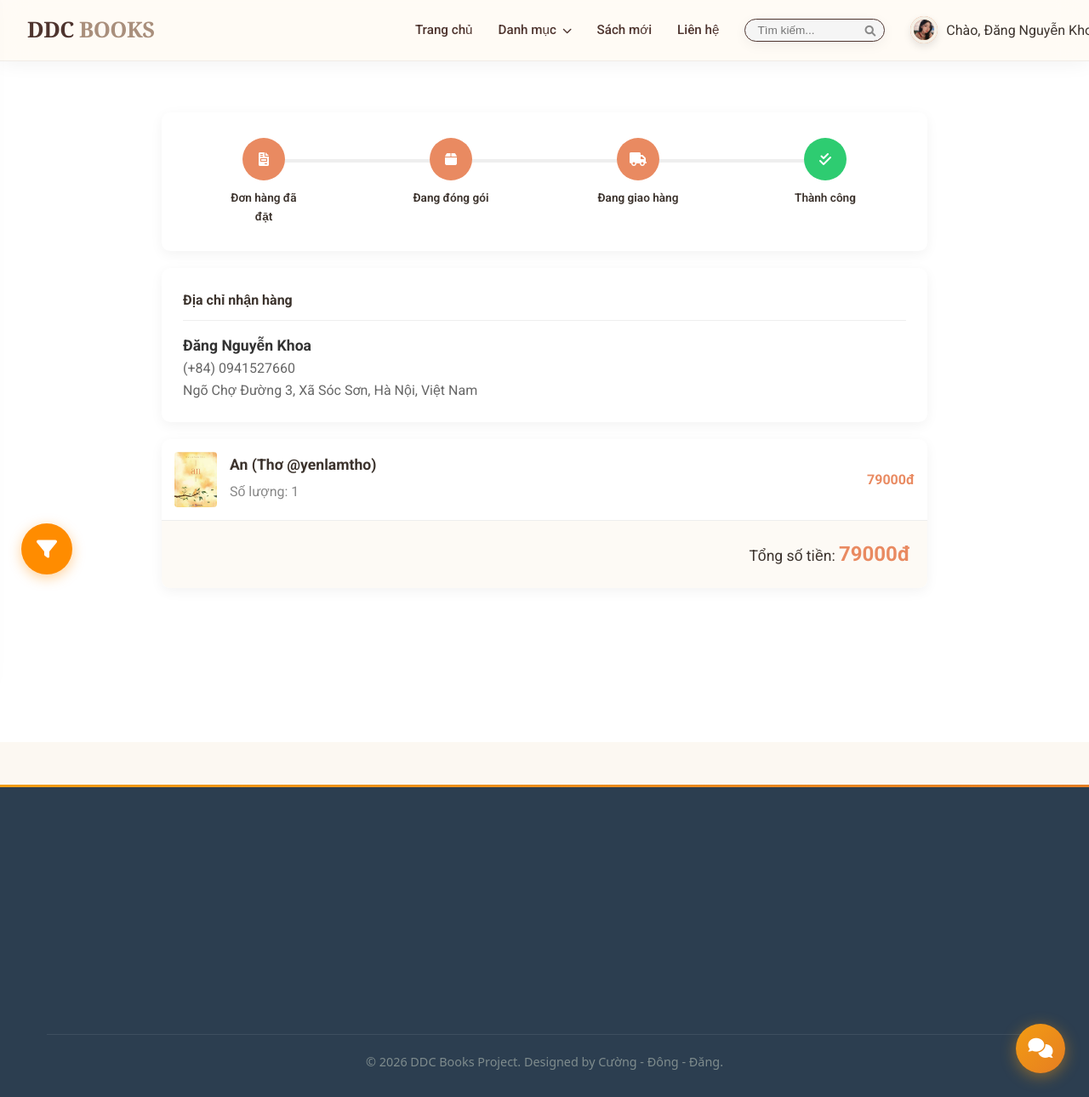
The page /order-tracking/12/ (signed in) on the database its author committed.
### app/models.py (models this page shows, shortened)
class Profile(models.Model):
    user = models.OneToOneField(User, on_delete=models.CASCADE, related_name='profile')
    avatar = models.ImageField(default='default.jpg', upload_to='profile_pics')
    phone = models.CharField(max_length=15, blank=True)
    address = models.TextField(blank=True, null=True)

class Order(models.Model):
    STATUS_CHOICES = (
        ('Pending', 'Chờ xử lý'),
        ('Processing', 'Đang đóng gói'),
        ('Shipped', 'Đang giao'),
        ('Delivered', 'Đã nhận hàng'),
        ('Cancelled', 'Đã hủy'),
    )
    user = models.ForeignKey(User, on_delete=models.CASCADE)
    full_name = models.CharField(max_length=255)
    phone = models.CharField(max_length=20)
    address = models.TextField()
    total_price = models.DecimalField(max_digits=12, decimal_places=0)
    created_at = models.DateTimeField(auto_now_add=True)
    status = models.CharField(max_length=20, choices=STATUS_CHOICES, default='Pending')
    shipping_unit = models.CharField(max_length=50, blank=True, null=True)

class OrderItem(models.Model):
    order = models.ForeignKey(Order, related_name='items', on_delete=models.CASCADE)
    book = models.ForeignKey(Book, on_delete=models.CASCADE)
    quantity = models.IntegerField(default=1)
    price = models.DecimalField(max_digits=12, decimal_places=0) # Lưu giá tại thời điểm mua

class Book(models.Model):
    title = models.CharField(max_length=200)
    author = models.CharField(max_length=100)
    price = models.DecimalField(max_digits=10, decimal_places=0)
    category = models.ForeignKey(Category, on_delete=models.SET_NULL, null=True, related_name='books')
    stock = models.IntegerField(default=0)
    release_date = models.DateField(default=timezone.now)
    wishlist = models.ManyToManyField(User, related_name="favorite_books", blank=True)
    description = models.TextField(blank=True, null=True)
    image = models.ImageField(upload_to='books/', blank=True, null=True)

### app/views.py (the view)
# urls.py: path('order-tracking/<int:order_id>/', views.order_tracking, name='order_tracking'),
@login_required
def order_tracking(request, order_id):
    order = get_object_or_404(Order, id=order_id, user=request.user)
    order_items = order.items.all()
    context = {
        'order': order,
        'order_items': order_items,
    }
    return render(request, 'app/order_tracking.html', context)

### app/context_processors.py (called while the page is built)
def categories_processor(request):
    return {
        'categories': Category.objects.all()
    }

### app/templates/app/order_tracking.html (shortened to what this page needs)
{% extends 'app/base.html' %}
{% block content %}
<div class="container" style="margin-top: 40px; margin-bottom: 60px; max-width: 900px;">
    <div style="background: white; padding: 30px; border-radius: 10px; box-shadow: 0 4px 15px rgba(0,0,0,0.05); margin-bottom: 20px;">
        <div style="display: flex; justify-content: space-between; position: relative; padding: 0 40px;">
            <div style="position: absolute; top: 25px; left: 80px; right: 80px; height: 4px; background: #eee; z-index: 1;"></div>
            {% with s=order.status %}
            <div style="z-index: 2; text-align: center; width: 100px;">
                <div style="width: 50px; height: 50px; border-radius: 50%; margin: 0 auto 10px; display: flex; align-items: center; justify-content: center;
                    background: {% if s != 'Cancelled' %}var(--primary){% else %}#eee{% endif %}; color: white;">
                    <i class="fas fa-file-invoice"></i>
                </div>
                <div style="font-size: 0.85rem; font-weight: 600;">Đơn hàng đã đặt</div>
            </div>
            <div style="z-index: 2; text-align: center; width: 100px;">
                <div style="width: 50px; height: 50px; border-radius: 50%; margin: 0 auto 10px; display: flex; align-items: center; justify-content: center;
                    background: {% if s == 'Processing' or s == 'Shipped' or s == 'Received' %}var(--primary){% else %}#eee{% endif %}; color: white;">
                    <i class="fas fa-box"></i>
                </div>
                <div style="font-size: 0.85rem; font-weight: 600;">Đang đóng gói</div>
            </div>
            <div style="z-index: 2; text-align: center; width: 100px;">
                <div style="width: 50px; height: 50px; border-radius: 50%; margin: 0 auto 10px; display: flex; align-items: center; justify-content: center;
                    background: {% if s == 'Shipped' or s == 'Received' %}var(--primary){% else %}#eee{% endif %}; color: white;">
                    <i class="fas fa-truck"></i>
                </div>
                <div style="font-size: 0.85rem; font-weight: 600;">Đang giao hàng</div>
            </div>
            <div style="z-index: 2; text-align: center; width: 100px;">
                <div style="width: 50px; height: 50px; border-radius: 50%; margin: 0 auto 10px; display: flex; align-items: center; justify-content: center;
                    background: {% if s == 'Received' %}#2ecc71{% else %}#eee{% endif %}; color: white;">
                    <i class="fas fa-check-double"></i>
                </div>
                <div style="font-size: 0.85rem; font-weight: 600;">Thành công</div>
            </div>
            {% endwith %}
        </div>
    </div>
    <div style="background: white; padding: 25px; border-radius: 10px; box-shadow: 0 4px 15px rgba(0,0,0,0.05); margin-bottom: 20px;">
        <h4 style="border-bottom: 1px solid #eee; padding-bottom: 10px; margin-bottom: 15px;">Địa chỉ nhận hàng</h4>
        <div style="color: #333;">
            <strong style="font-size: 1.1rem;">{{ order.full_name }}</strong><br>
            <span style="color: #666;">(+84) {{ order.phone }}</span><br>
            <span style="color: #666;">{{ order.address }}</span>
        </div>
    </div>
    <div style="background: white; border-radius: 10px; box-shadow: 0 4px 15px rgba(0,0,0,0.05); overflow: hidden;">
        {% for item in order_items %}
        <div style="display: flex; padding: 15px; border-bottom: 1px solid #eee; align-items: center;">
            <img src="{% if item.book.image %}{{ item.book.image.url }}{% else %}/static/images/default-book.png{% endif %}"
     style="width: 50px; height: 65px; object-fit: cover; border-radius: 4px;"
     alt="{{ item.book.title }}">
            <div style="flex: 1; padding-left: 15px;">
                <h5 style="margin: 0; font-size: 1.1rem;">{{ item.book.title }}</h5>
                <p style="margin: 5px 0; color: #888;">Số lượng: {{ item.quantity }}</p>
            </div>
            <div style="font-weight: bold; color: var(--primary);">{{ item.price }}đ</div>
        </div>
        {% endfor %}
        <div style="padding: 20px; text-align: right; background: #fdfaf5;">
            <span style="font-size: 1.1rem;">Tổng số tiền: </span>
            <span style="font-size: 1.5rem; font-weight: bold; color: var(--primary);">{{ order.total_price }}đ</span>
        </div>
    </div>
</div>
{% endblock %}

### app/templates/app/base.html (shortened to what this page needs)
{% load static %}
<!DOCTYPE html>
<html lang="vi">
  <head>
    <link rel="stylesheet" href="https://cdnjs.cloudflare.com/ajax/libs/font-awesome/6.0.0/css/all.min.css" />
    <link rel="stylesheet" href="{% static 'app/css/style.css' %}?v={% now 'U' %}" />
    <link rel="stylesheet" href="https://cdnjs.cloudflare.com/ajax/libs/animate.css/4.1.1/animate.min.css" />
  </head>
  <body>
    <header>
    <div class="container header-flex">
        <a href="{% url 'home' %}" class="logo">DDC <span>BOOKS</span></a>
        <nav>
            <ul class="menu-links">
                <li>
                    <a href="{% url 'home' %}">Trang chủ</a>
                </li>
                <li class="dropdown">
                    <a href="#">Danh mục <i class="fas fa-chevron-down" style="font-size: 0.7rem; margin-left: 4px;"></i></a>
                </li>
                <li>
                    <a href="{% url 'home' %}?filter=new" style="{% if request.GET.filter == 'new' %}color: var(--primary); font-weight: bold;{% endif %}">Sách mới</a>
                </li>
                {% if user.is_staff %}
                <li class="dropdown">
                    <a href="#" style="color: #d35400; font-weight: bold;">
                        <i class="fas fa-user-shield"></i> QUẢN TRỊ <i class="fas fa-chevron-down" style="font-size: 0.7rem;"></i>
                    </a>
                    <ul class="submenu">
                        <li>
                            <a href="{% url 'manage_orders' %}">
                                <i class="fas fa-clipboard-list"></i> Quản lý đơn hàng
                            </a>
                        </li>
                        <li>
                            <a href="{% url 'staff_book_list' %}">
                                <i class="fas fa-edit"></i> Quản lý kho sách
                            </a>
                        </li>
                    </ul>
                </li>
                {% else %}
                <li>
                    <a href="#">Liên hệ</a>
                </li>
                {% endif %}
                <li class="header-search-item">
                    <form action="{% url 'home' %}" method="GET" class="header-search-box">
                        <div class="search-wrapper">
                            <input type="text" name="q" placeholder="Tìm kiếm..." value="{{ request.GET.q|default:'' }}">
                            <button type="submit"><i class="fas fa-search"></i></button>
                        </div>
                    </form>
                </li>
            </ul>
            <div class="auth-box">
                {% if user.is_authenticated %}
                <div class="user-dropdown">
                    <div class="avatar-small">
                        <img src="{{ user.profile.avatar.url }}" alt="Avatar" style="width: 100%; height: 100%; border-radius: 50%; object-fit: cover; border: 4px solid var(--beige); box-shadow: 0 4px 10px rgba(0,0,0,0.1);" />
                    </div>
                    <span>Chào, {{ user.first_name }}</span>
                </div>
                {% else %}
                <div class="log_sign-group">
                    <span class="nav-slider"></span>
                    <a href="{% url 'signup' %}" class="auth-link" id="link-signup">Đăng ký</a>
                    <a href="{% url 'login' %}" class="auth-link" id="link-login">Đăng nhập</a>
                </div>
                {% endif %}
            </div>
        </nav>
    </div>
</header>
   <main>
    <div class="content-wrapper" style="background-color: #ffffff; min-height: 100vh;">
        <div class="container" style="max-width: 1300px; margin: 0 auto; padding: 20px 15px;">
            <div style="display: flex; gap: 30px; align-items: flex-start;">
              {% block sidebar %}
<button type="button" class="btn-filter-floating" onclick="toggleDrawer()">
    <i class="fas fa-filter"></i>
</button>
{% endblock sidebar %}
                <div style="flex-grow: 1;">
                    <div class="main-books-content" style="margin-bottom: 50px;">
                        {% block content %}
                        {% endblock %}
                    </div>
                </div>
            </div>
        </div>
    </div>
</main>
    <footer style="background-color: #2c3e50; color: #ecf0f1; padding: 60px 0 30px; margin-top: 50px; font-family: 'Segoe UI', Tahoma, Geneva, Verdana, sans-serif;">
    <div class="container" style="max-width: 1200px; margin: 0 auto; padding: 0 15px;">
        <div style="display: grid; grid-template-columns: repeat(auto-fit, minmax(250px, 1fr)); gap: 40px;">
        </div>
        <hr style="border: 0; border-top: 1px solid #3e4f5f; margin: 40px 0 20px;">
        <div style="text-align: center; color: #7f8c8d; font-size: 0.9rem;">
            <p>&copy; 2026 DDC Books Project. Designed by Cường - Đông - Đăng.</p>
        </div>
    </div>
</footer>
  {% if user.is_authenticated %}
  <button id="chat-bubble-btn" onclick="chatToggle()" title="Chat hỗ trợ">
    <i class="fas {% if user.is_staff %}fa-headset{% else %}fa-comments{% endif %}" id="chat-bubble-icon"></i>
  </button>
  {% endif %}
  </body>
</html>

### app/static/app/css/style.css (style rules this page uses)
:root { --primary: #E98A61; --dark-brown: #4E342E; --beige: #F5F0E6; --white-warm: #FCF8F2; --text: #3C332D; }
* { margin: 0; padding: 0; box-sizing: border-box; }
body { font-family: 'Roboto', sans-serif; background: var(--white-warm); color: var(--text); line-height: 1.6; }
.container { max-width: 1400px; margin: auto; width: 95%; }
header { background: var(--beige); padding: 15px 0; border-bottom: 1px solid #E0D7C6; position: sticky; top: 0; z-index: 1000; }
.header-flex { display: flex; justify-content: space-between; align-items: center; }
.logo { font-family: 'Playfair Display', serif; font-size: 1.6rem; text-decoration: none; color: var(--dark-brown) !important; font-weight: 700; }
.logo span { color: #A98F7C; }
nav { display: flex; align-items: center; gap: 40px; }
.menu-links { display: flex; list-style: none; gap: 30px; }
.menu-links a { text-decoration: none; color: var(--dark-brown); font-size: 0.95rem; transition: 0.3s; font-weight: 500; }
.user-dropdown { position: relative; display: flex; align-items: center; gap: 10px; cursor: pointer; }
.avatar-small { width: 32px; height: 32px; background: var(--primary); color: white; border-radius: 50%; display: flex; align-items: center; justify-content: center; }
.menu-links li.dropdown { position: relative; }
.search-wrapper { display: flex; align-items: center; background: rgba(255, 255, 255, 0.9); border: 1px solid var(--dark-brown); border-radius: 25px; padding: 5px 15px; transition: all 0.3s ease; box-shadow: 0 4px 15px rgba(0,0,0,0.05); }
.search-wrapper input { border: none; outline: none; background: transparent; padding: 8px; width: 200px; font-size: 0.9rem; color: var(--text); }
.search-wrapper button { border: none; background: transparent; color: var(--primary); cursor: pointer; font-size: 1.1rem; padding-left: 10px; }
.header-search-box .search-wrapper { padding: 1px 10px; border-radius: 15px; max-height: 32px; background: #f5f5f5; }
.header-search-box input { width: 120px; font-size: 0.85rem; padding: 4px; }
.header-search-box button i { font-size: 0.8rem; color: #888; }
header nav { display: flex; align-items: center; gap: 30px; flex-grow: 1; justify-content: flex-end; margin-right: -100px; }
.btn-filter-floating { position: fixed; left: 25px; bottom: 50%; transform: translateY(50%); width: 60px; height: 60px; background: #ff8c00; color: #fff; border: none; border-radius: 50%; cursor: pointer; z-index: 9999; display: flex; align-items: center; justify-content: center; font-size: 1.5rem; box-shadow: 0 4px 15px rgba(255, 140, 0, 0.4); transition: all 0.3s ease; }

### rows shown on the page
Order: full_name "Đăng Nguyễn Khoa", phone "0941527660", address "Ngõ Chợ Đường 3, Xã Sóc Sơn, Hà Nội, Việt Nam", total_price "79000"
OrderItem: book.image (picture), book "An (Thơ @yenlamtho)", quantity "1", price "79000"

### other values the page prints
{{ user.first_name }} "Đăng Nguyễn…"
